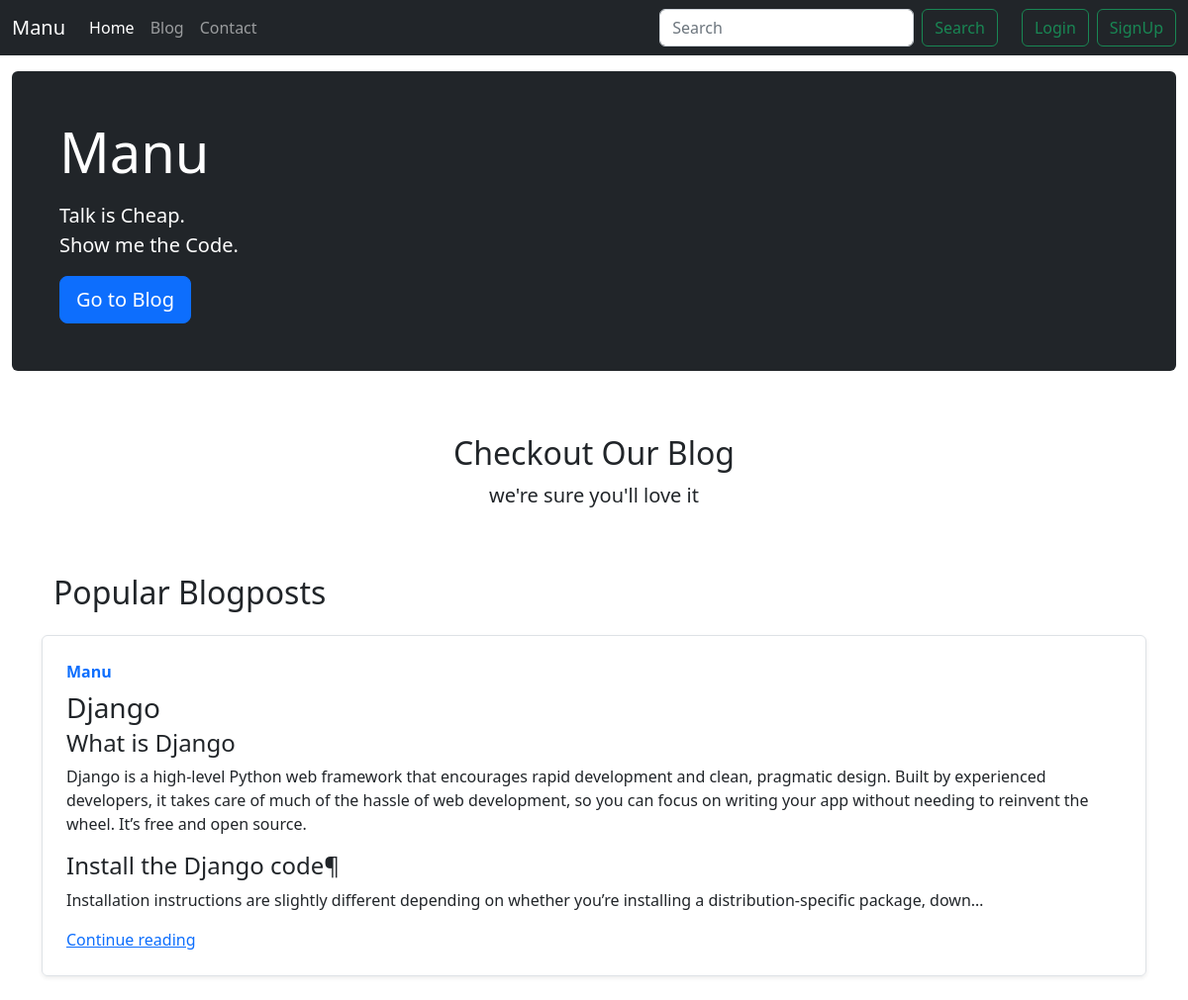
The page / on the database its author committed.
### blog/models.py (models this page shows)
class Post(models.Model):
    sno = models.AutoField(primary_key=True)
    title = models.CharField(max_length=255)
    author = models.CharField(max_length=100)
    slug = models.CharField(max_length=100)
    content = models.TextField()
    datime = models.DateTimeField(default=now)
    def __str__(self):
        return "Message " + "by "+self.author

### home/views.py (the view)
# urls.py: path('', views.home, name='home'),
def home(request):
    allPosts = Post.objects.all()
    print(allPosts)
    context ={ 'allPosts':allPosts}
    return render(request,'home/home.html',context)

### templates/home/home.html (shortened to what this page needs)
{% extends 'base.html' %}
{% block homeactive %} active {% endblock homeactive %}
{% block body %}
<div class="container-fluid my-3">
    <div class="jumbotron p-3 p-md-5 text-white rounded bg-dark">
        <div class="col-md-6 px-0">
          <h1 class="display-4 font-italic">Manu</h1>
          <p class="lead my-3">Talk is Cheap.<br>Show me the Code.
           </p>
          <a class="btn btn-primary btn-lg" href="/blog" roll="button"class="text-white font-weight-bold">Go to Blog</a>
        </div>
      </div>
  </div>
    <div class="container my-3">
        <div class="py-5 text-center">
          <h2>Checkout Our Blog</h2>
          <p class="lead">we're sure you'll love it</p>
        </div>
        <div class="container">
          <h2>Popular Blogposts</h2>
          {% for post in allPosts %}
          <div class="row no-gutters border rounded overflow-hidden flex-md-row mb-4 shadow-sm h-md-250 my-4 position-relative">
                  <div class="col p-4 d-flex flex-column position-static">
                    <strong class="d-inline-block mb-2 text-primary">{{post.author}}</strong>
                    <h3 class="mb-0">{{post.title}}</h3>
                    <p class="card-text mb-auto">{{post.content |safe|truncatechars:500}}</p>
                    <a href="/blog/{{post.slug}}" role="button" class="stretched-link">Continue reading</a>
                  </div>
                </div>
                {% endfor %}
                </div>
{% endblock body %}

### rows shown on the page
Post: author "Manu", title "Django", content "What is Django Django is a high-level Python web framework that encourages rapid development and clean, pragmatic design. Built by experienced developers, it takes care of much of the hassle of web development, so you can focus on writing your app without needing to reinvent the wheel. It’s free and open source. Install the Django code¶ Installation instructions are slightly different depending on whether you’re installing a distribution-specific package, down…"
